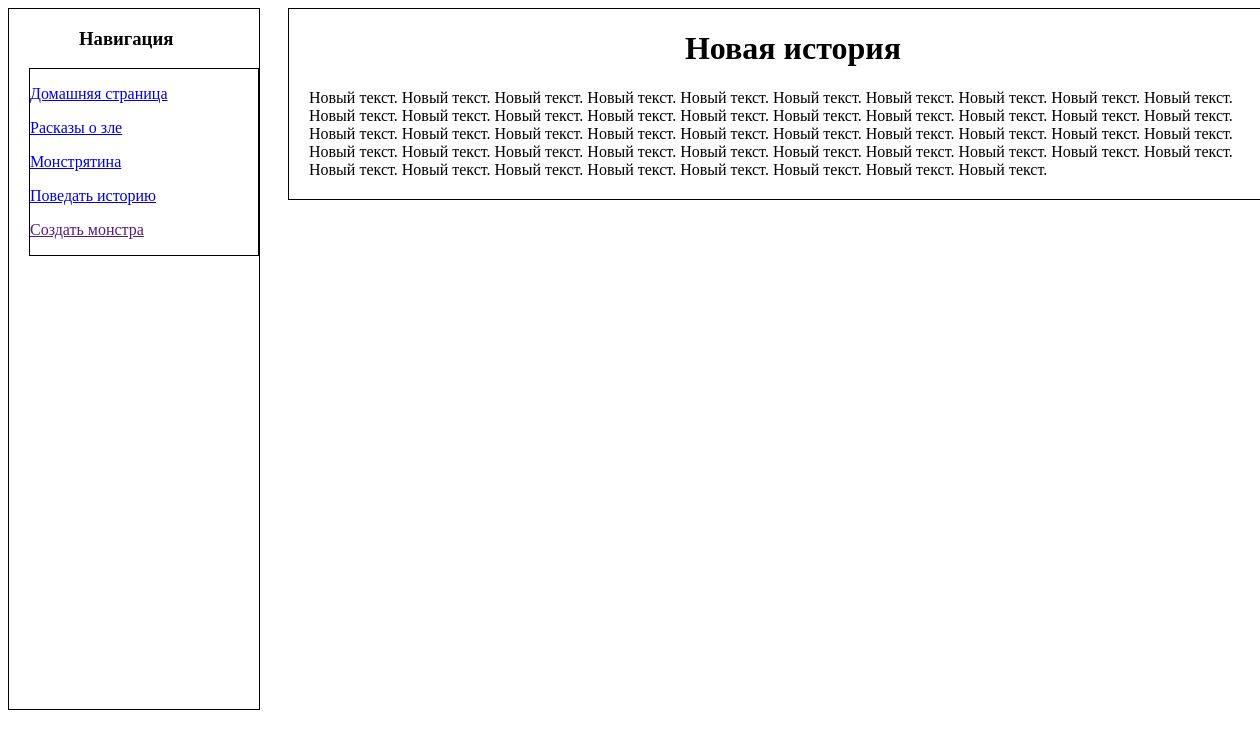
/stories/1, run on the app's committed database.
### scrimers_app/models.py (models this page shows, shortened)
class StoryModel(models.Model):
    title = models.CharField('Название', max_length=250)
    date = models.DateField('Дата публикации')
    discription = models.TextField('Описание')
    text = models.TextField('Полный текст')

### scrimers_app/views.py (the view)
# urls.py: path('stories/<int:pk>', views.StoryDetails.as_view(), name='story'),
class StoryDetails(DetailView):
    model = StoryModel # модель истории
    template_name = 'scrimers/story.html' # название шаблона
    context_object_name = 'story' # название передаваемого объекта

### scrimers_app/templates/scrimers/story.html (shortened to what this page needs)
{% extends 'scrimers/nvgnT.html' %}
{% load static %}
{% block styles %}
    <link rel="stylesheet" href="{% static 'scrimers/css/story.css' %}">
{% endblock %}
{% block content %}
<div class="content-bloc">
    <h1 class="title-story">{{ story.title }}</h1>
    <p class="text-story">{{ story.text }}</p>
</div>
{% endblock %}

### scrimers_app/static/scrimers/css/story.css (style rules this page uses)
.content-bloc { border: black solid 1px; margin-left: 280px; width: 80%; position: absolute; top: 8px; }
.title-story { text-align: center; }
.text-story { margin: 20px; }

### data on the page
StoryModel: title "Новая история", text "Новый текст. Новый текст. Новый текст. Новый текст. Новый текст. Новый текст. Новый текст. Новый текст. Новый текст. Новый текст. Новый текст. Новый текст. Новый текст. Новый текст. Новый текст. Новый текст. Новый текст. Новый текст. Новый текст. Новый текст. Новый текст. Новый текст. Новый текст. Новый текст. Новый текст. Новый текст. Новый текст. Новый текст. Новый текст. Новый текст. Новый текст. Новый текст. Новый текст. Новый текст. Новый текст. Новый текст. Новый текст. Новый текст. Новый текст. Новый текст. Новый текст. Новый текст. Новый текст. Новый текст. Новый текст. Новый текст. Новый текст. Новый текст."
